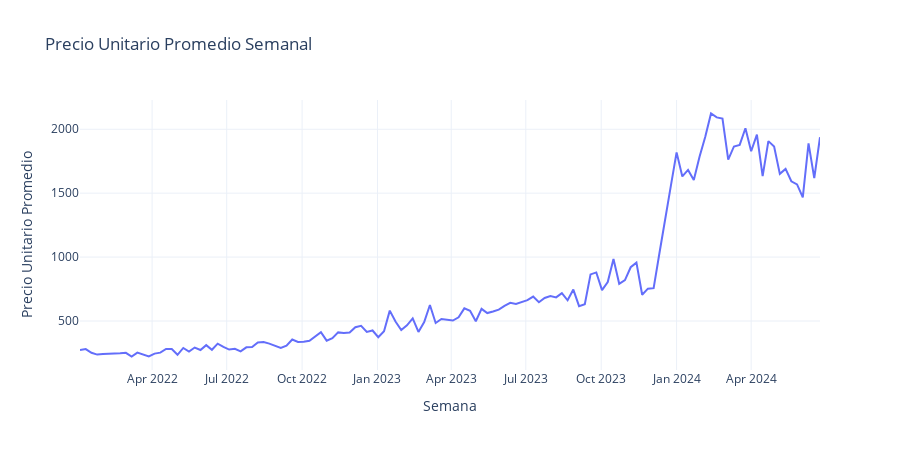

Notebook code cell kept with this figure:
### Code cell
# Calcular precio unitario promedio semanal
precio_semanal = (
    filtered_df.groupby(filtered_df['fecha_dt'].dt.to_period('W'))['precio_uni']
    .mean()
    .reset_index()
)
precio_semanal['fecha'] = precio_semanal['fecha_dt'].dt.to_timestamp()
precio_semanal = precio_semanal.rename(columns={'precio_uni': 'precio_unitario'})

# Graficar con plotly
fig = px.line(
    precio_semanal,
    x='fecha',
    y='precio_unitario',
    title='Precio Unitario Promedio Semanal',
    labels={'fecha': 'Semana', 'precio_unitario': 'Precio Unitario Promedio'}
)
fig.update_layout(template='plotly_white', height=450)
fig.show()

### Figure 1 — Plotly figure (JSON) as saved in the notebook; plotly's stock layout.template omitted (floating-point values rounded to 4 significant figures; data arrays with more than 128 entries replaced by an {"elided": "..."} marker saying what was removed)
{"data": [{"hovertemplate": "Semana=%{x}<br>Precio Unitario Promedio=%{y}<extra></extra>", "legendgroup": "", "line": {"color": "#636efa", "dash": "solid"}, "marker": {"symbol": "circle"}, "mode": "lines", "name": "", "orientation": "v", "showlegend": false, "type": "scatter", "x": {"elided": "130 str values"}, "xaxis": "x", "y": {"elided": "130 float values"}, "yaxis": "y"}], "layout": {"height": 450, "legend": {"tracegroupgap": 0}, "title": {"text": "Precio Unitario Promedio Semanal"}, "xaxis": {"anchor": "y", "domain": [0, 1], "title": {"text": "Semana"}}, "yaxis": {"anchor": "x", "domain": [0, 1], "title": {"text": "Precio Unitario Promedio"}}}}
